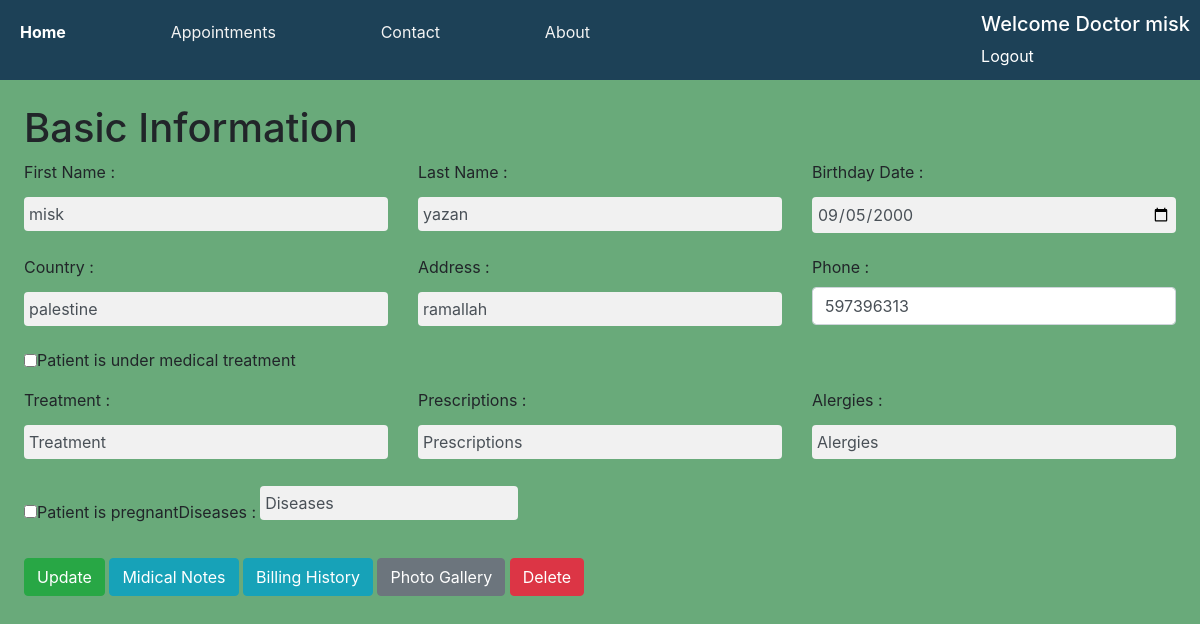
The app's page /basicInfo/2 (signed in) with its own data.
### medicalSystemApp/models.py (models this page shows, shortened)
class patient(models.Model):
    patientName = models.CharField(max_length=45, null=True)
    sex = models.IntegerField()
    doctorName = models.ForeignKey(
        Doctor, related_name='doctor_id', on_delete=models.CASCADE)
    def patient_by_id(id):
        return patient.objects.get(id=id)

class basic_information(models.Model):
    lastName = models.CharField(null=True, max_length=45)
    birthDate = models.DateField(null=True)
    country = models.CharField(max_length=15, null=True)
    address = models.CharField(max_length=25, null=True)
    phone = models.IntegerField(null=True)
    underTreatment = models.IntegerField(null=True, default=0)
    treatment = models.CharField(max_length=25, null=True)
    prescriptions = models.CharField(max_length=25, null=True)
    alergies = models.CharField(max_length=25, null=True)
    pregnant = models.IntegerField(null=True, default=0)
    diseases = models.CharField(max_length=25, null=True)
    patient_info = models.ForeignKey(
        patient, related_name='patients_info', on_delete=models.CASCADE)
    objects = usersManger()
    def check_if_exsists(id):
        if (basic_information.objects.filter(patient_info=id).exists()):
            return True
        return False

### medicalSystemApp/views.py (the view)
# urls.py: path('basicInfo/<int:id>', views.basicInfo, name='basicInfo'),
def basicInfo(request, id):
    if not 'userid' in request.session:
        return redirect('/')
    if request.method == 'POST':
        errors = basic_information.objects.basic_informatiom_validator(
            request.POST)
        if len(errors) > 0:
            for key, value in errors.items():
                messages.error(request, value)
            return redirect(f'/dashboard/basicInfo/{id}')
        firstName = request.POST['firstName']
        lastName = request.POST['lastName']
        birthDate = request.POST['birthDate']
        country = request.POST['country']
        address = request.POST['address']
        phone = int(request.POST['phone'])
        underTreatment = int(request.POST.get('underTreatment', False))
        treatment = request.POST['treatment']
        prescriptions = request.POST['prescriptions']
        alergies = request.POST['alergies']
        pregnant = int(request.POST.get('pregnant', False))
        diseases = request.POST['diseases']
        id = int(id)
        if (basic_information.check_if_exsists(id)):
            basic_information._update(id, firstName, lastName, birthDate, country, address,
                                      phone, underTreatment, treatment, prescriptions, alergies, pregnant, diseases)
        else:
            basic_information.add_basic_information(
                id, lastName, birthDate, country, address, phone, underTreatment, treatment, prescriptions, alergies, pregnant, diseases)
        return redirect('/dashboard')
    else:
        if (basic_information.check_if_exsists(id)):
            context = {
                'patient_id': patient.patient_by_id(id),
                'basic_information': basic_information.objects.filter(patient_info=id)[0]
            }
        else:
            context = {
                'patient_id': patient.patient_by_id(id),
                'basic_information': {}
            }
        return render(request, 'basic_info.html', context=context)

### medicalSystemApp/templates/basic_info.html (shortened to what this page needs)
<!DOCTYPE html>
<html lang="en">
<head>
    {% load static %}
    <link rel="stylesheet" href="{% static 'css/style.css' %}">
    <link rel="stylesheet" href="https://cdn.jsdelivr.net/npm/bootstrap@4.0.0/dist/css/bootstrap.min.css">
</head>
<body class="patient-page">
    <div class="nav">
            <ul class="nav-links">
                <a class="active" href="{% url 'medicine:dashboard' %}">Home</a>
                <a href="#appointments">Appointments</a>
                <a href="#contact">Contact</a>
                <a href="#about">About</a>
            </ul>
            <div>
                <h5 >Welcome Doctor {{ request.session.username }}</h5>
                <div>
                    <a style="color: white" href="{% url 'medicine:destroy' %}">Logout</a>
                </div>
            </div>
        </div>
    <form action="{% url 'medicine:basicInfo' patient_id.id %}" method="post">
        <div>
            <div class="m-4">
                <h1>Basic Information</h1>
                <div class="row">
                    <div class="col-4">
                        <label for="firstName" class="mr-1">First Name : </label>
                        <input type="text" name="firstName" class="form-control"
                            placeholder="First Name" value="{{ patient_id.patientName }}">
                    </div>
                    <div class="col-4">
                        <label for="lastName" class="mr-1">Last Name : </label>
                        <input type="text" name="lastName" value="{{ basic_information.lastName }}" id="lastName"
                            placeholder="Last Name"
                            class="form-control"/>
                    </div>
                    <div class="col-4">
                        <label for="birthDate" class="mr-1">Birthday Date : </label>
                        <input type="date" name="birthDate" class="form-control"
                            placeholder="Birthday Date" value="{{ basic_information.birthDate|date:'Y-m-d' }}">
                    </div>
                </div>
                <div class="row">
                    <div class="col-4">
                        <label for="country" class="mr-1">Country : </label>
                        <input type="text" name="country" class="form-control"
                            placeholder="Country" value="{{ basic_information.country }}">
                    </div>
                    <div class="col-4">
                        <label for="address" class="mr-1">Address : </label>
                        <input type="text" name="address" value="{{ basic_information.address }}" id="address"
                            placeholder="address"
                            class="form-control" />
                    </div>
                   <div class="col-4">
                    <label for="phone" class="mr-1">Phone : </label>
                    <input type="number" name="phone" class="form-control"
                        placeholder="Phone" value="{{ basic_information.phone }}">
                   </div>
                </div>
                <div class="position-relative form-group form-inline">
                    <input type="checkbox" name="underTreatment" class="form-control"
                    placeholder="First Name" value="1">
                <label for="underTreatment" class="mr-1">Patient is under medical treatment</label>
                </div>
                <div class="row">
                    <div class="col-4">
                        <label for="treatment" class="mr-1">Treatment : </label>
                    <input type="text" name="treatment" class="form-control"
                        placeholder="Treatment" value="{{ basic_information.treatment }}">
                    </div>
                    <div class="col-4">
                        <label for="prescriptions" class="mr-1">Prescriptions : </label>
                    <input type="text" name="prescriptions" class="form-control"
                        placeholder="Prescriptions" value="{{ basic_information.prescriptions }}">
                    </div>
                   <div class="col-4">
                    <label for="alergies" class="mr-1">Alergies : </label>
                    <input type="text" name="alergies" value="{{ basic_information.alergies }}" id="alergies"
                        placeholder="Alergies" autoComplete="email"
                        class="form-control" />
                   </div>
                </div>
                <div class="position-relative form-group form-inline">
                    <input type="checkbox" name="pregnant" class="form-control"
                        placeholder="pregnant" value="1">
                    <label for="pregnant" class="mr-6">Patient is pregnant</label>
                    <label for="diseases" class="mr-1">Diseases : </label>
                    <input type="text" name="diseases" class="form-control"
                        placeholder="Prescriptions" value="{{ basic_information.diseases }}">
                </div>
                <button type="submit" class="btn btn-success">Update</button>
                <a href="{% url 'medicine:MidNotes' patient_id.id %}" class="btn btn-info">Midical Notes</a>
                <a href="{% url 'medicine:billingHistory' patient_id.id %}" class="btn btn-info">Billing
                    History</a>
                <a href="{% url 'medicine:midPhoto' patient_id.id %}" class="btn btn-secondary">Photo Gallery</a>
                <a href="{% url 'medicine:delete' patient_id.id %}" class="btn btn-danger">Delete</a>
            </div>
    </form>
</body>
</html>

### medicalSystemApp/static/css/style.css (style rules this page uses)
:root { --blue: #007bff; --indigo: #6610f2; --purple: #6f42c1; --pink: #e83e8c; --red: #dc3545; --orange: #fd7e14; --yellow: #ffc107; --green: #69aa7a; --teal: #20c997; --cyan: #17a2b8; --white: #fff; --gray: #6c757d; --gray-dark: #343a40; --primary: #6995aa; --secondary: #1d4157; --success: #69aa7a; --info: #17a2b8; --warning: #ffc107; --danger: #db917d; --light: #f7f7f7; --dark: #343a40; --grey: #9b9b9b; --breakpoint-xs: 0; --breakpoint-sm: 576px; --breakpoint-md: 768px; --breakpoint-lg: 992px; --breakpoint-xl: 1200px; --font-family-sans-serif: Raleway, -apple-system, BlinkMacSystemFont, "Segoe UI", Roboto, "Helvetica Neue", Arial, sans-serif, "Apple Color Emoji", "Segoe UI Emoji", "Segoe UI Symbol", "Noto Color Emoji"; --font-family-monospace: SFMono-Regular, Menlo, Monaco, Consolas, "Liberation Mono", "Courier New", monospace; }
*, *::before, *::after { -webkit-box-sizing: border-box; box-sizing: border-box; }
html { font-family: sans-serif; line-height: 1.15; -webkit-text-size-adjust: 100%; -ms-text-size-adjust: 100%; -ms-overflow-style: scrollbar; -webkit-tap-highlight-color: rgba(0, 0, 0, 0); }
body { margin: 0; font-family: Raleway, -apple-system, BlinkMacSystemFont, "Segoe UI", Roboto, "Helvetica Neue", Arial, sans-serif, "Apple Color Emoji", "Segoe UI Emoji", "Segoe UI Symbol", "Noto Color Emoji"; font-size: 1rem; font-weight: 400; line-height: 1.5; color: #20221e; background-color: #fff; }
* { box-sizing: border-box }
input[type=text], input[type=password] { width: 100%; padding: 15px; margin: 5px 0 22px 0; display: inline-block; border: none; background: #f1f1f1; }
a { color: dodgerblue; }

### medicalSystemApp/templates/basic_info.html (style rules this page uses)
.flex-container, .nav-links, .nav { display: flex; justify-content: space-between; align-items: center; padding: 10px; }
.nav { height: 80px; background-color: #1d4157; color: #fff; margin-bottom: 20px; }
.nav-links { width: 50%; list-style-type: none; align-items: center; }
.nav-links a { color: #f3f3f3; text-decoration: none; }
.nav-links a.active { color: #fff; font-weight: bold; }
h5 { color: white; }
.patient-page { background-color: #69aa7a; }
input[type=text], input[type=password], [type=email], [type=date] { width: 100%; padding: 5px; margin: 5px 0 22px 0; display: inline-block; border: none; background: #f1f1f1; }

### records on screen
patient: session.username "misk", firstName "misk"
basic_information: lastName "yazan", birthDate "09/05/2000", country "palestine", address "ramallah", phone "597396313", treatment "Treatment", prescriptions "Prescriptions", alergies "Alergies", diseases "Diseases"
